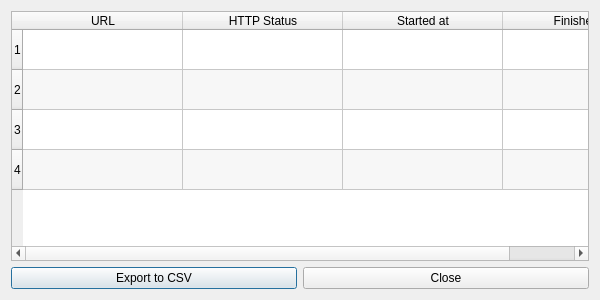
<?xml version="1.0" encoding="UTF-8"?>
<ui version="4.0">
 <class>PingResultModal</class>
 <widget class="QDialog" name="PingResultModal">
  <property name="geometry">
   <rect>
    <x>0</x>
    <y>0</y>
    <width>600</width>
    <height>300</height>
   </rect>
  </property>
  <property name="windowTitle">
   <string>Ping results</string>
  </property>
  <layout class="QGridLayout" name="gridLayout">
   <item row="0" column="0">
    <widget class="QTableWidget" name="pingResultTable">
     <property name="sizePolicy">
      <sizepolicy hsizetype="Expanding" vsizetype="Expanding">
       <horstretch>0</horstretch>
       <verstretch>0</verstretch>
      </sizepolicy>
     </property>
     <property name="autoFillBackground">
      <bool>true</bool>
     </property>
     <property name="frameShape">
      <enum>QFrame::StyledPanel</enum>
     </property>
     <property name="lineWidth">
      <number>1</number>
     </property>
     <property name="midLineWidth">
      <number>0</number>
     </property>
     <property name="autoScroll">
      <bool>true</bool>
     </property>
     <property name="editTriggers">
      <set>QAbstractItemView::NoEditTriggers</set>
     </property>
     <property name="showDropIndicator" stdset="0">
      <bool>false</bool>
     </property>
     <property name="dragDropOverwriteMode">
      <bool>false</bool>
     </property>
     <property name="alternatingRowColors">
      <bool>true</bool>
     </property>
     <property name="textElideMode">
      <enum>Qt::ElideMiddle</enum>
     </property>
     <property name="verticalScrollMode">
      <enum>QAbstractItemView::ScrollPerPixel</enum>
     </property>
     <property name="horizontalScrollMode">
      <enum>QAbstractItemView::ScrollPerPixel</enum>
     </property>
     <property name="gridStyle">
      <enum>Qt::SolidLine</enum>
     </property>
     <property name="sortingEnabled">
      <bool>false</bool>
     </property>
     <property name="cornerButtonEnabled">
      <bool>false</bool>
     </property>
     <property name="rowCount">
      <number>4</number>
     </property>
     <property name="columnCount">
      <number>4</number>
     </property>
     <attribute name="horizontalHeaderVisible">
      <bool>true</bool>
     </attribute>
     <attribute name="horizontalHeaderCascadingSectionResizes">
      <bool>false</bool>
     </attribute>
     <attribute name="horizontalHeaderDefaultSectionSize">
      <number>160</number>
     </attribute>
     <attribute name="horizontalHeaderMinimumSectionSize">
      <number>120</number>
     </attribute>
     <attribute name="horizontalHeaderStretchLastSection">
      <bool>false</bool>
     </attribute>
     <attribute name="verticalHeaderCascadingSectionResizes">
      <bool>true</bool>
     </attribute>
     <attribute name="verticalHeaderDefaultSectionSize">
      <number>40</number>
     </attribute>
     <attribute name="verticalHeaderMinimumSectionSize">
      <number>30</number>
     </attribute>
     <attribute name="verticalHeaderShowSortIndicator" stdset="0">
      <bool>false</bool>
     </attribute>
     <attribute name="verticalHeaderStretchLastSection">
      <bool>false</bool>
     </attribute>
     <row/>
     <row/>
     <row/>
     <row/>
     <column>
      <property name="text">
       <string>URL</string>
      </property>
     </column>
     <column>
      <property name="text">
       <string>HTTP Status</string>
      </property>
     </column>
     <column>
      <property name="text">
       <string>Started at</string>
      </property>
     </column>
     <column>
      <property name="text">
       <string>Finished at</string>
      </property>
     </column>
    </widget>
   </item>
   <item row="1" column="0">
    <layout class="QHBoxLayout" name="horizontalLayout">
     <item>
      <widget class="QPushButton" name="pushButton_2">
       <property name="text">
        <string>Export to CSV</string>
       </property>
      </widget>
     </item>
     <item>
      <widget class="QPushButton" name="pushButton">
       <property name="text">
        <string>Close</string>
       </property>
      </widget>
     </item>
    </layout>
   </item>
  </layout>
 </widget>
 <resources/>
 <connections>
  <connection>
   <sender>pushButton</sender>
   <signal>clicked()</signal>
   <receiver>PingResultModal</receiver>
   <slot>reject()</slot>
   <hints>
    <hint type="sourcelabel">
     <x>354</x>
     <y>278</y>
    </hint>
    <hint type="destinationlabel">
     <x>331</x>
     <y>255</y>
    </hint>
   </hints>
  </connection>
  <connection>
   <sender>pushButton_2</sender>
   <signal>clicked()</signal>
   <receiver>PingResultModal</receiver>
   <slot>exportToCsv()</slot>
   <hints>
    <hint type="sourcelabel">
     <x>143</x>
     <y>267</y>
    </hint>
    <hint type="destinationlabel">
     <x>136</x>
     <y>258</y>
    </hint>
   </hints>
  </connection>
 </connections>
 <slots>
  <slot>exportToCsv()</slot>
 </slots>
</ui>
